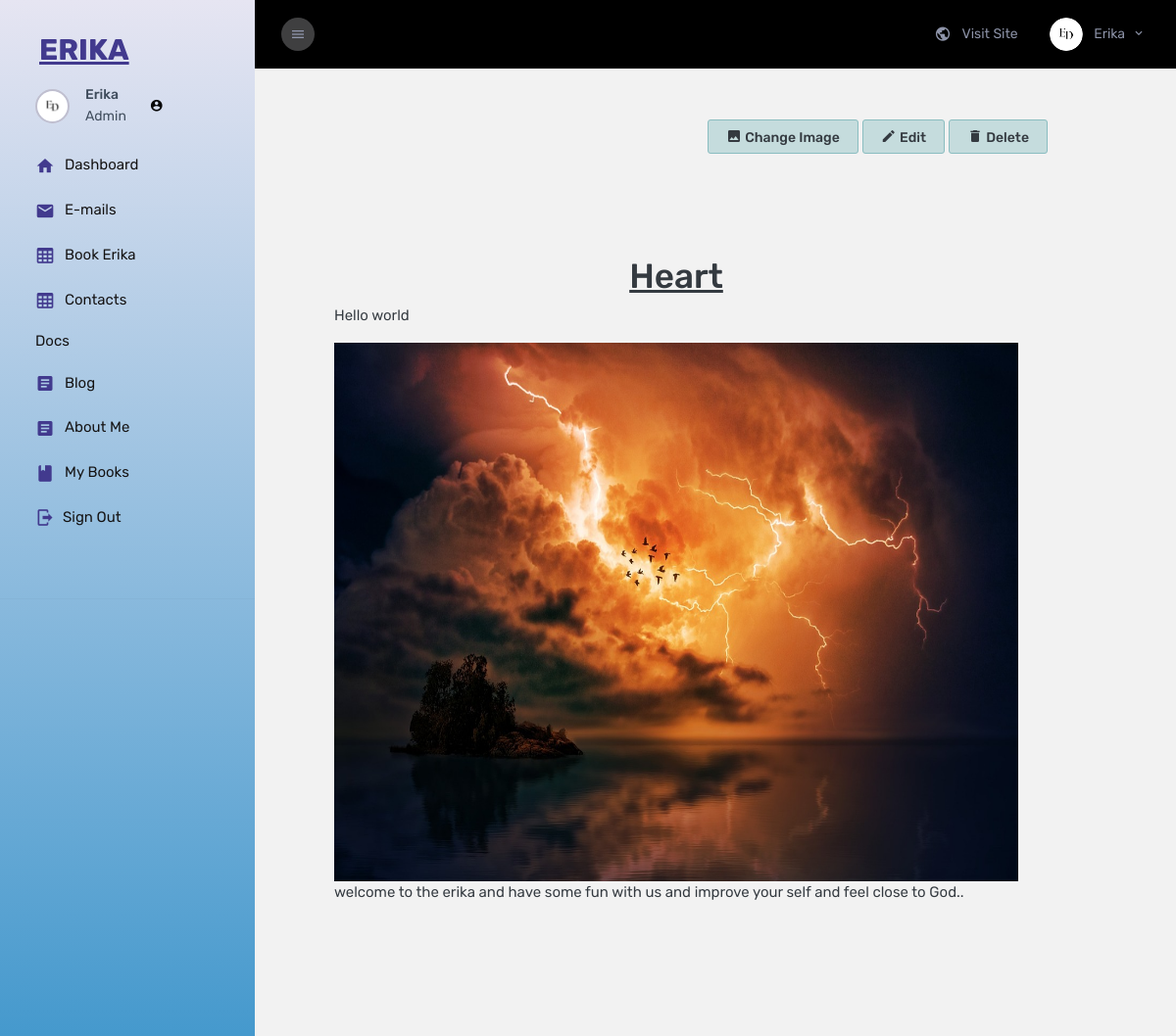
The page /E_Admin/read_blog_blog/26 (signed in) on the database its author committed.
### ErikaApp/models.py (models this page shows, shortened)
class Blog(models.Model):
    blog_title = models.CharField(max_length=100)
    blog_intro = models.TextField()
    blog_body =models.TextField()
    image = models.ImageField(upload_to="Blog_media")

### Erika_Admin/views.py (the view)
# urls.py: path('read_blog_blog/<int:id>',views.Blogs.read_blog,name='read_blog'),
    @login_required(login_url='adminlogin')
    def read_blog(request,id):
        read = Blog.objects.get(id=id)
        context ={
            'read':read,
        }
        return render(request, 'main/read_blog.html',context )

### Erika_Admin/templates/main/read_blog.html
{% extends 'partials/base.html' %}
{% load static %}
{% block link %}
<link rel="stylesheet" href="{% static 'css/admin_blog.css' %}">
{% endblock link %}
{% block body %}
<div class="main-panel justify-content-center">
    <div class="content-wrapper pb-0">
        <div class="page-header flex-wrap">
            <div class="container">
                <div class="wrapper py-2">
                <div class="text-end">
                    <a href="{% url 'change_image' read.id %}" class="btn btn-color"><i class="mdi mdi-image"></i> Change Image</a>
                    <a href="{% url 'edit_blog' read.id %}" class="btn btn-color"><i class="mdi mdi-pencil"></i> Edit</a>
                    <a href="{% url 'remove_blog' read.id %}" class="btn btn-color"><i class="mdi mdi-delete"></i> Delete</a>
                </div>
                </div>
            </div>
            <div class="container-fluid">
                <div class="container text-center">
                    <div class="wrapper">
                        <div class='container py-5 ' >
                            <div class="blog-body py-5">
                                <h1 class ='blog-tts title-font' > {{read.blog_title}} </h1>
                                <div class="paragraph">
                                <div class="intro">
                                    <p class="blog-introduction blog-blog" > {{read.blog_intro}} </p>
                                </div>
                                    <div class="img-content-blog">
                                        <img class="content-img" src="{{read.image.url}}" alt="">
                                    </div>
                                    <div class="blog-body-text blog-blog">
                                        <p class="body-font"> {{read.blog_body}} <p id="reload"></p></p>
                                    </div>
                                </div>
                            </div>
                        </div>
                    </div>
                </div>
            </div>
        </div>
    </div>
</div>
{% endblock body %}

### Erika_Admin/templates/partials/base.html (shortened to what this page needs)
<!DOCTYPE html>
{% load static %}
<html lang="en">
  <head>
    <link href="https://cdn.jsdelivr.net/npm/bootstrap@5.3.3/dist/css/bootstrap.min.css" rel="stylesheet">
    <link rel="stylesheet" href="{% static 'assets/vendors/mdi/css/materialdesignicons.min.css' %}" />
    <link rel="stylesheet" href="{% static 'assets/vendors/flag-icon-css/css/flag-icon.min.css' %}" />
    <link rel="stylesheet" href="{% static 'assets/vendors/css/vendor.bundle.base.css' %}" />
    <link rel="stylesheet" href="{% static 'assets/vendors/font-awesome/css/font-awesome.min.css' %}" />
    <link rel="stylesheet" href="{% static 'assets/vendors/bootstrap-datepicker/bootstrap-datepicker.min.css' %}" />
    <link rel="stylesheet" href="{% static 'assets/css/style.css' %}" />
    <link rel="stylesheet" href="{% static 'css/password.css' %}">
   {% block link %}
    {% endblock link %}
  </head>
  <body>
    <div class="container-scroller">
      <nav class="sidebar sidebar-offcanvas" id="sidebar">
        <div class="text-center sidebar-brand-wrapper d-flex align-items-center">
          <a class="sidebar-brand brand-logo" href="{% url 'dashboard' %}" style="color:#423a8e; font-size: 30px; font-weight: bolder;">ERIKA</a>
        </div>
        <ul class="nav">
          <li class="nav-item nav-profile">
            <a href="#" class="nav-link">
              <div class="nav-profile-image">
                <img src="{% static 'images/Ed-fav.png' %}" alt="profile" />
              </div>
              <div class="nav-profile-text d-flex flex-column pr-3">
                <span class="font-weight-medium mb-2"> {{user.username}} </span>
                <span class="font-weight-normal">Admin</span>
              </div>
              <span class="ml-2 "><i class="mdi mdi-account-circle" style="color: #070707;"></i></span>
            </a>
          </li>
          <li class="nav-item">
            <a class="nav-link" href="{% url 'dashboard' %}">
              <i class="mdi mdi-home menu-icon"></i>
              <span class="menu-title">Dashboard</span>
            </a>
          </li>
          <li class="nav-item">
            <a class="nav-link" href="{% url 'mail' %}">
              <i class="mdi mdi-email menu-icon"></i>
              <span class="menu-title">E-mails</span>
            </a>
          </li>
          <li class="nav-item">
            <a class="nav-link" href="{% url 'book_event' %}">
              <i class="mdi mdi-table-large menu-icon"></i>
              <span class="menu-title">Book Erika</span>
            </a>
          </li>
          <li class="nav-item">
            <a class="nav-link" href="{% url 'admin-contacts' %}">
              <i class="mdi mdi-table-large menu-icon"></i>
              <span class="menu-title">Contacts</span>
            </a>
          </li>
          <li class="nav-item">
            <span class="nav-link" href="#">
              <span class="menu-title">Docs</span>
            </span>
          </li>
          <li class="nav-item">
            <a class="nav-link" href="{% url 'admin_blogs' %}">
              <i class="mdi mdi-file-document-box menu-icon"></i>
              <span class="menu-title">Blog</span>
            </a>
          </li>
          <li class="nav-item">
            <a class="nav-link" href="{% url 'about-me' %}">
              <i class="mdi mdi-file-document-box menu-icon"></i>
              <span class="menu-title">About Me</span>
            </a>
          </li>
          <li class="nav-item">
            <a class="nav-link" href="{% url 'books-section' %}">
              <i class="mdi mdi-book menu-icon"></i>
              <span class="menu-title">My Books</span>
            </a>
          </li>
          <li class="nav-item">
            <a class="nav-link" href="{% url 'out' %}">
              <i class="mdi mdi-logout mr-2 menu-icon"></i>
              <span class="menu-title">Sign Out</span>
            </a>
          </li>
        </ul>
        <hr>
      </nav>
      <div class="container-fluid page-body-wrapper">
        <nav class="navbar col-lg-12 col-12 p-lg-0 fixed-top d-flex flex-row">
          <div class="navbar-menu-wrapper d-flex align-items-stretch justify-content-between">
            <button class="navbar-toggler navbar-toggler align-self-center mr-2" type="button" data-toggle="minimize">
              <i class="mdi mdi-menu"></i>
            </button>
             <ul class="navbar-nav">
            <ul class="navbar-nav navbar-nav-right ml-lg-auto">
              <li class="nav-item dropdown d-none d-xl-flex border-0">
                <a class="nav-link " href="/">
                  <i class="mdi mdi-earth"></i> Visit Site</a>
              </li>
              <li class="nav-item nav-profile dropdown border-0">
                <a class="nav-link dropdown-toggle" id="profileDropdown" href="#" data-toggle="dropdown">
                  <img class="nav-profile-img mr-2" alt="" src="{% static 'images/Ed-fav.png' %}" />
                  <span class="profile-name"> {{user.username}} </span>
                </a>
              </li>
            </ul>
          </div>
        </nav>
        {% block body %}
        {% endblock body %}
        <footer class="footer">
          </footer>
        </div>
      </div>
  </body>
</html>

### Erika_Admin/static/css/admin_blog.css (style rules this page uses)
.btn-color { background: #c5dcdd; border: 1px solid #8abdc0 !important; }
.blog-blog { text-align: justify; }
.blog-tts { text-decoration: underline; }
.img-content-blog { width: 100%; height: 100%; }
.img-content-blog .content-img { width: 100% !important; height: 550px !important; }

### rows shown on the page
Blog: blog_title "Heart", blog_intro "Hello world", image (picture), blog_body "welcome to the erika and have some fun with us and improve your self and feel close to God.."

### other values the page prints
{{ user.username }} "Erika"
